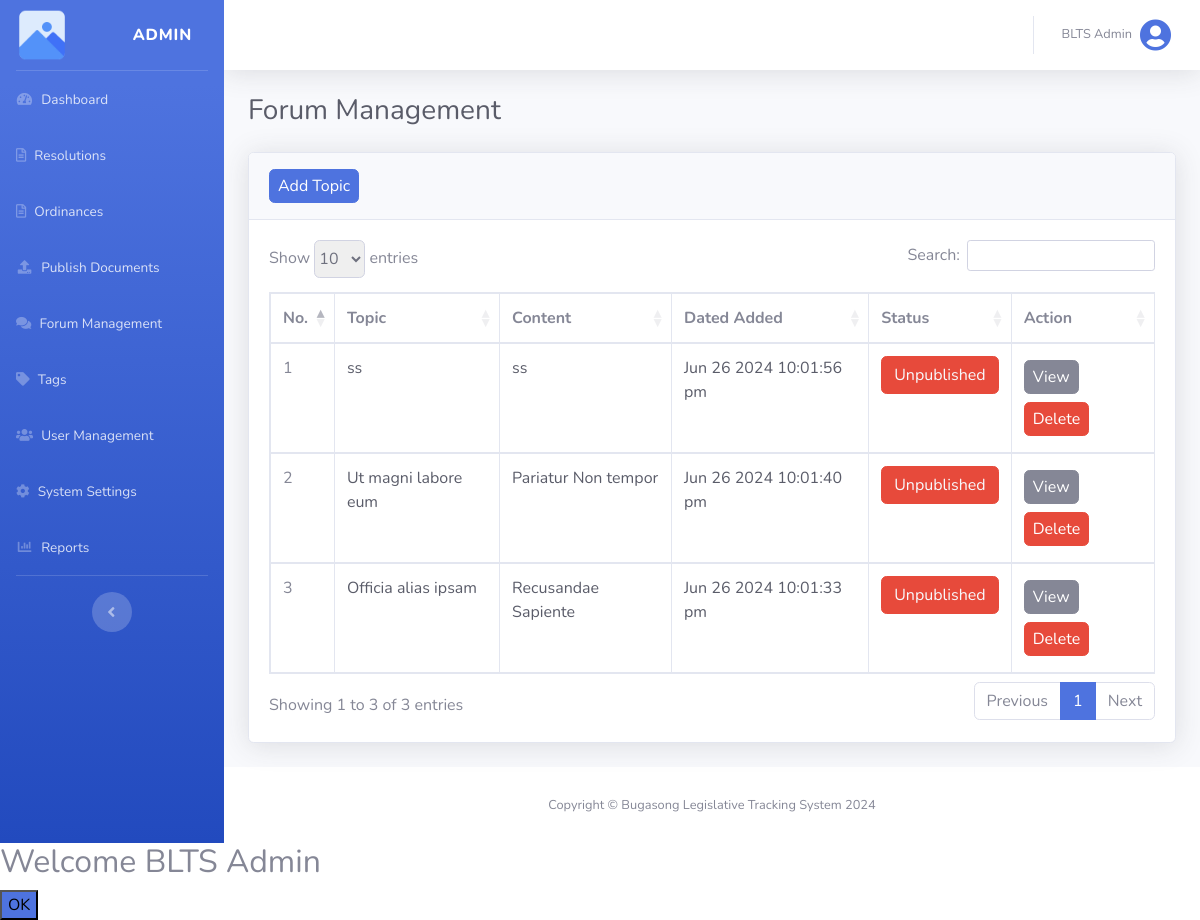
The app's page /views/admin_forum.php (signed in), older data.
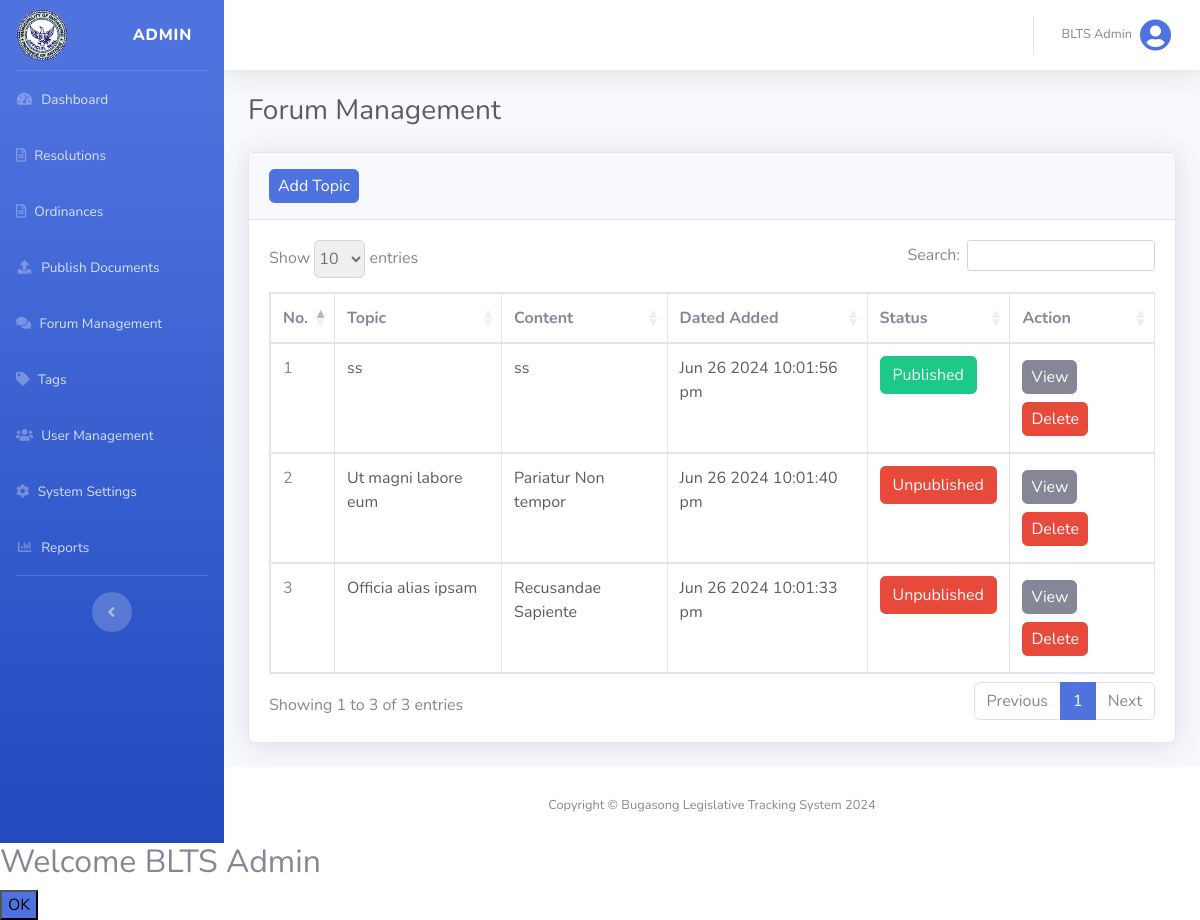
The same page, newer data.
### tables this page shows
CREATE TABLE `posts` (
  `post_id` int(255) NOT NULL,
  `user_id` int(255) NOT NULL,
  `topic` longtext NOT NULL,
  `message` longtext NOT NULL,
  `status` int(255) NOT NULL DEFAULT 0,
  `date_added` datetime(6) NOT NULL DEFAULT current_timestamp(6)
);

CREATE TABLE `system_settings` (
  `system_setting_id` int(255) NOT NULL,
  `system_logo` varchar(255) NOT NULL
);

### config/functions.php (called while the page is built, shortened)
<?php
function isLogin()
{
    return isset($_SESSION['isLogin']);
}
function isAdmin()
{
    return isset($_SESSION['user_type']) && $_SESSION['user_type'] === 'admin';
}
function getAllPostDescAdmin()
{
    global $conn;
    $query = "
        SELECT
            post_id,
            user_id,
            topic,
            message,
            status,
            date_added
        FROM posts
        ORDER BY date_added DESC
    ";
    $stmt = $conn->prepare($query);
    $stmt->execute();
    $result = $stmt->get_result();
    if ($result->num_rows > 0) {
        $posts = $result->fetch_all(MYSQLI_ASSOC);
    } else {
        $posts = [];
    }
    return $posts;
}
function getSystemSettings()
{
    global $conn;
    $query = "SELECT * FROM system_settings";
    $settings = array();
    if ($result = $conn->query($query)) {
        while ($row = $result->fetch_assoc()) {
            $settings = $row;
        }
    } else {
        return false;
    }
    return $settings;
}

### views/admin_forum.php (the view, shortened to what the changed rows need)
<?php
@include('header.php');
?>
<div id="content-wrapper" class="d-flex flex-column">
    <div id="content">
        <?php if (isAdmin()) : ?>
            <div class="container-fluid">
                <div class="d-sm-flex align-items-center justify-content-between mb-4">
                    <h1 class="h3 mb-0 text-gray-800">Forum Management</h1>
                </div>
                <div class="card shadow mb-4">
                    <div class="card-body">
                        <div class="table-responsive">
                            <table class="table table-bordered" id="dataTable1" width="100%" cellspacing="0">
                                <thead>
                                    <tr>
                                        <th style="width: 5%;">No.</th>
                                        <th>Topic</th>
                                        <th>Content</th>
                                        <th>Dated Added</th>
                                        <th>Status</th>
                                        <th>Action</th>
                                    </tr>
                                </thead>
                                <tbody>
                                    <?php $count = 1; ?>
                                    <?php foreach (getAllPostDescAdmin() as $post) :  ?>
                                        <tr>
                                            <td><?php echo $count++; ?></td>
                                            <td class="text-gray-800"><?php echo $post['topic']; ?></td>
                                            <td class="text-gray-800"><?php echo $post['message']; ?></td>
                                            <td class="text-gray-800"><?php echo date('M d Y h:i:s a', strtotime($post['date_added'])); ?>
                                            </td>
                                            <td class="text-gray-800">
                                                <a class="status-button <?php echo ($post['status'] == '0') ? '' : 'unpublish'; ?>" href="../actions/admin_update.php?update_status=<?php echo $post['status']; ?>&post_id=<?php echo $post['post_id']; ?>"><?php echo ($post['status'] == '0') ? '<p class="text-light btn btn-danger ">Unpublished</p>' : '<p class="text-light btn btn-success">Published</p>' ?></a>
                                            </td>
                                            <td>
                                                <a href="view_post.php?post_id=<?php echo $post['post_id']; ?>" class="btn btn-secondary px-2 py-1 my-1">View</a>
                                                <a href="../actions/admin_delete.php?delete_post=delete&post_id=<?php echo $post['post_id']; ?>" class="btn btn-danger px-2 py-1 my-1 delete">Delete</a>
                                            </td>
                                        </tr>
                                    <?php endforeach; ?>
                                </tbody>
                            </table>
                        </div>
                    </div>
                </div>
            </div>
        <?php else : redirect('dashboard', ''); ?>
        <?php endif; ?>
    </div>
</div>
<?php
@include('footer.php');
?>

### views/header.php (shortened to what the changed rows need)
<!DOCTYPE html>
<html lang="en">
<head>
    <link href="../vendor/fontawesome-free/css/all.min.css" rel="stylesheet" type="text/css">
    <link href="../css/sb-admin-2.min.css" rel="stylesheet">
    <link href="../css/datatable.css" rel="stylesheet">
    <link href="../css/styles.css" rel="stylesheet">
</head>
<body id="page-top">
    <div id="wrapper">
        <?php if (isLogin()) : ?>
            <ul class="navbar-nav bg-gradient-primary sidebar sidebar-dark accordion" id="accordionSidebar">
                <a class="sidebar-brand d-flex align-items-center justify-content-between" id="brandLink" data-title="BLTS - Dashboard" href="admin_home.php">
                    <div class="sidebar-brand-icon">
                        <?php echo (!empty(getSystemSettings()['system_logo'])) ? '<img width="52px" class="img-fluid" src="' . getSystemSettings()['system_logo'] . '">' : '<img width="52px" class="img-fluid" src="../uploads/placeholder.png" alt="placeholder">'; ?>
                    </div>
                </a>
            </ul>
        <?php endif;

Row changes from the older to the newer data that the page shows:
added system_settings: system_logo (picture)
changed posts "ss": status "Unpublished" → "Published"
